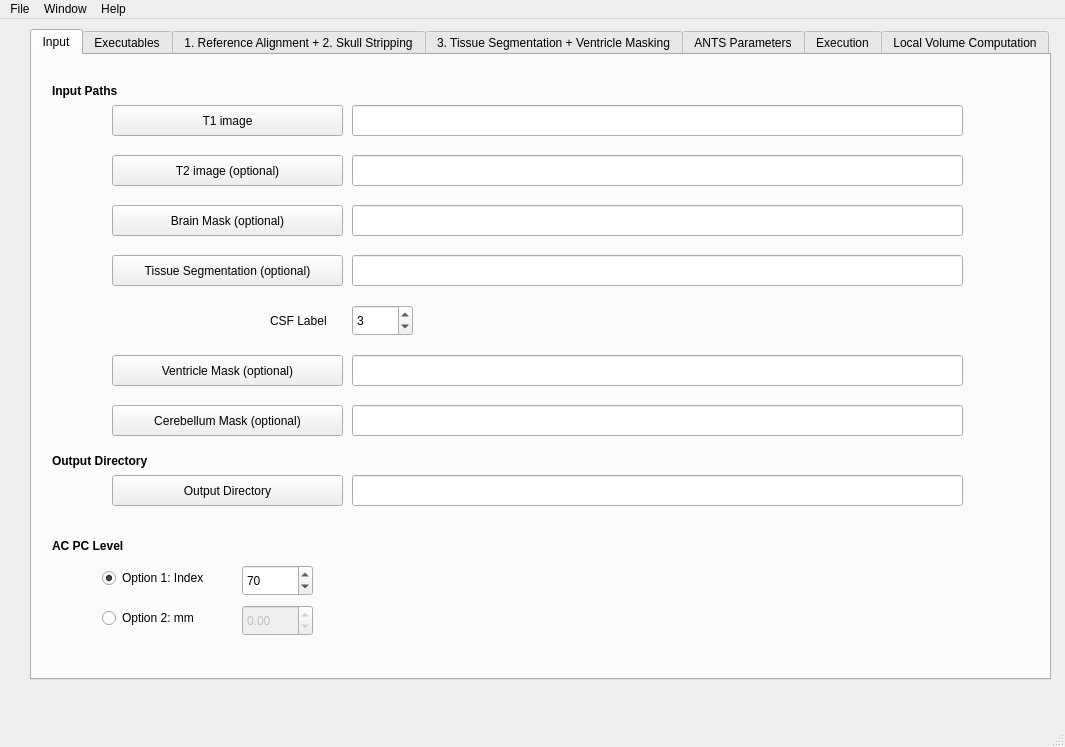
<?xml version="1.0" encoding="UTF-8"?>
<ui version="4.0">
 <class>CSFWindow</class>
 <widget class="QMainWindow" name="CSFWindow">
  <property name="geometry">
   <rect>
    <x>0</x>
    <y>0</y>
    <width>1065</width>
    <height>747</height>
   </rect>
  </property>
  <property name="windowTitle">
   <string>CSFWindow</string>
  </property>
  <widget class="QWidget" name="centralwidget">
   <widget class="QTabWidget" name="tabWidget">
    <property name="geometry">
     <rect>
      <x>30</x>
      <y>10</y>
      <width>1021</width>
      <height>651</height>
     </rect>
    </property>
    <property name="currentIndex">
     <number>0</number>
    </property>
    <widget class="QWidget" name="tab_input">
     <attribute name="title">
      <string>Input</string>
     </attribute>
     <widget class="QPushButton" name="pushButton_T1img">
      <property name="geometry">
       <rect>
        <x>80</x>
        <y>50</y>
        <width>231</width>
        <height>31</height>
       </rect>
      </property>
      <property name="text">
       <string>T1 image</string>
      </property>
     </widget>
     <widget class="QPushButton" name="pushButton_T2img">
      <property name="geometry">
       <rect>
        <x>80</x>
        <y>100</y>
        <width>231</width>
        <height>31</height>
       </rect>
      </property>
      <property name="text">
       <string>T2 image (optional)</string>
      </property>
     </widget>
     <widget class="QPushButton" name="pushButton_BrainMask">
      <property name="geometry">
       <rect>
        <x>80</x>
        <y>150</y>
        <width>231</width>
        <height>31</height>
       </rect>
      </property>
      <property name="text">
       <string>Brain Mask (optional)</string>
      </property>
     </widget>
     <widget class="QPushButton" name="pushButton_VentricleMask">
      <property name="geometry">
       <rect>
        <x>80</x>
        <y>300</y>
        <width>231</width>
        <height>31</height>
       </rect>
      </property>
      <property name="text">
       <string>Ventricle Mask (optional)</string>
      </property>
     </widget>
     <widget class="QPushButton" name="pushButton_TissueSeg">
      <property name="geometry">
       <rect>
        <x>80</x>
        <y>200</y>
        <width>231</width>
        <height>31</height>
       </rect>
      </property>
      <property name="text">
       <string>Tissue Segmentation (optional)</string>
      </property>
     </widget>
     <widget class="QLineEdit" name="lineEdit_T1img">
      <property name="geometry">
       <rect>
        <x>320</x>
        <y>50</y>
        <width>611</width>
        <height>31</height>
       </rect>
      </property>
      <property name="text">
       <string/>
      </property>
     </widget>
     <widget class="QLineEdit" name="lineEdit_T2img">
      <property name="geometry">
       <rect>
        <x>320</x>
        <y>100</y>
        <width>611</width>
        <height>31</height>
       </rect>
      </property>
     </widget>
     <widget class="QLineEdit" name="lineEdit_BrainMask">
      <property name="geometry">
       <rect>
        <x>320</x>
        <y>150</y>
        <width>611</width>
        <height>31</height>
       </rect>
      </property>
     </widget>
     <widget class="QLineEdit" name="lineEdit_VentricleMask">
      <property name="geometry">
       <rect>
        <x>320</x>
        <y>300</y>
        <width>611</width>
        <height>31</height>
       </rect>
      </property>
      <property name="text">
       <string/>
      </property>
     </widget>
     <widget class="QLineEdit" name="lineEdit_TissueSeg">
      <property name="geometry">
       <rect>
        <x>320</x>
        <y>200</y>
        <width>611</width>
        <height>31</height>
       </rect>
      </property>
      <property name="text">
       <string/>
      </property>
     </widget>
     <widget class="QLineEdit" name="lineEdit_OutputDir">
      <property name="geometry">
       <rect>
        <x>320</x>
        <y>420</y>
        <width>611</width>
        <height>31</height>
       </rect>
      </property>
      <property name="text">
       <string/>
      </property>
     </widget>
     <widget class="QLabel" name="label_InputPaths">
      <property name="geometry">
       <rect>
        <x>20</x>
        <y>20</y>
        <width>131</width>
        <height>31</height>
       </rect>
      </property>
      <property name="font">
       <font>
        <weight>75</weight>
        <bold>true</bold>
       </font>
      </property>
      <property name="text">
       <string>Input Paths</string>
      </property>
     </widget>
     <widget class="QLabel" name="label_OutpuDirectory">
      <property name="geometry">
       <rect>
        <x>20</x>
        <y>390</y>
        <width>131</width>
        <height>31</height>
       </rect>
      </property>
      <property name="font">
       <font>
        <weight>75</weight>
        <bold>true</bold>
       </font>
      </property>
      <property name="text">
       <string>Output Directory</string>
      </property>
     </widget>
     <widget class="QPushButton" name="pushButton_OutputDir">
      <property name="geometry">
       <rect>
        <x>80</x>
        <y>420</y>
        <width>231</width>
        <height>31</height>
       </rect>
      </property>
      <property name="text">
       <string>Output Directory</string>
      </property>
     </widget>
     <widget class="QLabel" name="label_AcPcLevel">
      <property name="geometry">
       <rect>
        <x>20</x>
        <y>480</y>
        <width>91</width>
        <height>21</height>
       </rect>
      </property>
      <property name="font">
       <font>
        <weight>75</weight>
        <bold>true</bold>
       </font>
      </property>
      <property name="text">
       <string>AC PC Level</string>
      </property>
     </widget>
     <widget class="QSpinBox" name="spinBox_Index">
      <property name="geometry">
       <rect>
        <x>210</x>
        <y>510</y>
        <width>71</width>
        <height>31</height>
       </rect>
      </property>
      <property name="minimum">
       <number>1</number>
      </property>
      <property name="maximum">
       <number>500</number>
      </property>
      <property name="value">
       <number>70</number>
      </property>
     </widget>
     <widget class="QDoubleSpinBox" name="doubleSpinBox_mm">
      <property name="enabled">
       <bool>false</bool>
      </property>
      <property name="geometry">
       <rect>
        <x>210</x>
        <y>550</y>
        <width>71</width>
        <height>31</height>
       </rect>
      </property>
      <property name="minimum">
       <double>-50.000000000000000</double>
      </property>
      <property name="maximum">
       <double>50.000000000000000</double>
      </property>
      <property name="singleStep">
       <double>0.010000000000000</double>
      </property>
     </widget>
     <widget class="QRadioButton" name="radioButton_Index">
      <property name="geometry">
       <rect>
        <x>70</x>
        <y>510</y>
        <width>131</width>
        <height>26</height>
       </rect>
      </property>
      <property name="text">
       <string>Option 1: Index</string>
      </property>
      <property name="checked">
       <bool>true</bool>
      </property>
     </widget>
     <widget class="QRadioButton" name="radioButton_mm">
      <property name="enabled">
       <bool>true</bool>
      </property>
      <property name="geometry">
       <rect>
        <x>70</x>
        <y>550</y>
        <width>121</width>
        <height>26</height>
       </rect>
      </property>
      <property name="text">
       <string>Option 2: mm</string>
      </property>
      <property name="checked">
       <bool>false</bool>
      </property>
     </widget>
     <widget class="QPushButton" name="CerebellumMask">
      <property name="geometry">
       <rect>
        <x>80</x>
        <y>350</y>
        <width>231</width>
        <height>31</height>
       </rect>
      </property>
      <property name="text">
       <string>Cerebellum Mask (optional)</string>
      </property>
     </widget>
     <widget class="QLineEdit" name="lineEdit_CerebellumMask">
      <property name="geometry">
       <rect>
        <x>320</x>
        <y>350</y>
        <width>611</width>
        <height>31</height>
       </rect>
      </property>
      <property name="text">
       <string/>
      </property>
     </widget>
     <widget class="QLabel" name="label">
      <property name="geometry">
       <rect>
        <x>238</x>
        <y>250</y>
        <width>71</width>
        <height>31</height>
       </rect>
      </property>
      <property name="text">
       <string>CSF Label</string>
      </property>
     </widget>
     <widget class="QSpinBox" name="spinBox_CSFLabel">
      <property name="geometry">
       <rect>
        <x>320</x>
        <y>250</y>
        <width>61</width>
        <height>31</height>
       </rect>
      </property>
      <property name="value">
       <number>3</number>
      </property>
     </widget>
    </widget>
    <widget class="QWidget" name="tab_executables">
     <attribute name="title">
      <string>Executables</string>
     </attribute>
     <widget class="QWidget" name="verticalLayoutWidget">
      <property name="geometry">
       <rect>
        <x>70</x>
        <y>30</y>
        <width>881</width>
        <height>551</height>
       </rect>
      </property>
      <layout class="QVBoxLayout" name="verticalLayout_exe"/>
     </widget>
    </widget>
    <widget class="QWidget" name="tab_RAandSS">
     <attribute name="title">
      <string>1. Reference Alignment + 2. Skull Stripping</string>
     </attribute>
     <widget class="QRadioButton" name="radioButton_rigidRegistration">
      <property name="geometry">
       <rect>
        <x>60</x>
        <y>50</y>
        <width>211</width>
        <height>26</height>
       </rect>
      </property>
      <property name="text">
       <string>Perform rigid registration</string>
      </property>
      <property name="checked">
       <bool>true</bool>
      </property>
     </widget>
     <widget class="QRadioButton" name="radioButton_preAligned">
      <property name="geometry">
       <rect>
        <x>60</x>
        <y>140</y>
        <width>201</width>
        <height>26</height>
       </rect>
      </property>
      <property name="text">
       <string>My data is pre-aligned</string>
      </property>
     </widget>
     <widget class="QCheckBox" name="checkBox_SkullStripping">
      <property name="geometry">
       <rect>
        <x>50</x>
        <y>220</y>
        <width>381</width>
        <height>26</height>
       </rect>
      </property>
      <property name="contextMenuPolicy">
       <enum>Qt::PreventContextMenu</enum>
      </property>
      <property name="text">
       <string>Perform automatic skull-stripping</string>
      </property>
      <property name="checked">
       <bool>true</bool>
      </property>
     </widget>
     <widget class="QLabel" name="label_ReferenceAlignment">
      <property name="geometry">
       <rect>
        <x>20</x>
        <y>20</y>
        <width>171</width>
        <height>21</height>
       </rect>
      </property>
      <property name="font">
       <font>
        <weight>75</weight>
        <bold>true</bold>
       </font>
      </property>
      <property name="text">
       <string>1. Reference Alignment</string>
      </property>
     </widget>
     <widget class="QLabel" name="label_SkullStripping">
      <property name="geometry">
       <rect>
        <x>20</x>
        <y>190</y>
        <width>191</width>
        <height>21</height>
       </rect>
      </property>
      <property name="font">
       <font>
        <weight>75</weight>
        <bold>true</bold>
       </font>
      </property>
      <property name="text">
       <string>2. Skull Stripping</string>
      </property>
     </widget>
     <widget class="QPushButton" name="pushButton_ReferenceAtlasFile">
      <property name="geometry">
       <rect>
        <x>60</x>
        <y>90</y>
        <width>201</width>
        <height>31</height>
       </rect>
      </property>
      <property name="text">
       <string>Reference Atlas File</string>
      </property>
     </widget>
     <widget class="QLineEdit" name="lineEdit_ReferenceAtlasFile">
      <property name="geometry">
       <rect>
        <x>280</x>
        <y>90</y>
        <width>661</width>
        <height>31</height>
       </rect>
      </property>
     </widget>
     <widget class="QLabel" name="label_dataAlignmentMessage">
      <property name="enabled">
       <bool>true</bool>
      </property>
      <property name="geometry">
       <rect>
        <x>290</x>
        <y>40</y>
        <width>551</width>
        <height>41</height>
       </rect>
      </property>
      <property name="font">
       <font>
        <italic>true</italic>
       </font>
      </property>
      <property name="text">
       <string>You have selected at least one mask, which implies your data is aligned.</string>
      </property>
     </widget>
     <widget class="QListWidget" name="listWidget_SSAtlases">
      <property name="geometry">
       <rect>
        <x>260</x>
        <y>310</y>
        <width>501</width>
        <height>291</height>
       </rect>
      </property>
     </widget>
     <widget class="QLineEdit" name="lineEdit_SSAtlasFolder">
      <property name="geometry">
       <rect>
        <x>280</x>
        <y>260</y>
        <width>661</width>
        <height>31</height>
       </rect>
      </property>
     </widget>
     <widget class="QPushButton" name="pushButton_SSAtlasFolder">
      <property name="geometry">
       <rect>
        <x>60</x>
        <y>260</y>
        <width>201</width>
        <height>31</height>
       </rect>
      </property>
      <property name="text">
       <string>Atlases Folder</string>
      </property>
     </widget>
    </widget>
    <widget class="QWidget" name="tab_TissueSeg">
     <attribute name="title">
      <string>3. Tissue Segmentation + Ventricle Masking</string>
     </attribute>
     <widget class="QCheckBox" name="checkBox_TissueSeg">
      <property name="geometry">
       <rect>
        <x>30</x>
        <y>30</y>
        <width>241</width>
        <height>26</height>
       </rect>
      </property>
      <property name="text">
       <string>Perform tissue segmentation</string>
      </property>
      <property name="checked">
       <bool>true</bool>
      </property>
     </widget>
     <widget class="QLabel" name="label_TissueSeg">
      <property name="geometry">
       <rect>
        <x>30</x>
        <y>70</y>
        <width>271</width>
        <height>21</height>
       </rect>
      </property>
      <property name="font">
       <font>
        <weight>75</weight>
        <bold>true</bold>
       </font>
      </property>
      <property name="text">
       <string>&lt;html&gt;&lt;head/&gt;&lt;body&gt;&lt;p&gt;Tissue Segmentation Parameters&lt;/p&gt;&lt;/body&gt;&lt;/html&gt;</string>
      </property>
     </widget>
     <widget class="QLineEdit" name="lineEdit_TissueSegAtlas">
      <property name="geometry">
       <rect>
        <x>360</x>
        <y>120</y>
        <width>601</width>
        <height>31</height>
       </rect>
      </property>
     </widget>
     <widget class="QPushButton" name="pushButton_TissueSegAtlas">
      <property name="geometry">
       <rect>
        <x>80</x>
        <y>120</y>
        <width>261</width>
        <height>31</height>
       </rect>
      </property>
      <property name="text">
       <string>Tissue Segmentation Atlas Directory</string>
      </property>
     </widget>
     <widget class="QPushButton" name="pushButton_ROIAtlasT1">
      <property name="geometry">
       <rect>
        <x>79</x>
        <y>320</y>
        <width>261</width>
        <height>31</height>
       </rect>
      </property>
      <property name="text">
       <string>Atlas T1</string>
      </property>
     </widget>
     <widget class="QLabel" name="label_VentricleRemoval">
      <property name="geometry">
       <rect>
        <x>30</x>
        <y>260</y>
        <width>211</width>
        <height>31</height>
       </rect>
      </property>
      <property name="font">
       <font>
        <weight>75</weight>
        <bold>true</bold>
       </font>
      </property>
      <property name="text">
       <string>Ventricle Removal Parameters</string>
      </property>
     </widget>
     <widget class="QCheckBox" name="checkBox_VentricleRemoval">
      <property name="geometry">
       <rect>
        <x>30</x>
        <y>230</y>
        <width>371</width>
        <height>26</height>
       </rect>
      </property>
      <property name="text">
       <string>Remove ventricles from CSF</string>
      </property>
      <property name="checked">
       <bool>true</bool>
      </property>
     </widget>
     <widget class="QLineEdit" name="lineEdit_ROIAtlasT1">
      <property name="geometry">
       <rect>
        <x>360</x>
        <y>320</y>
        <width>601</width>
        <height>31</height>
       </rect>
      </property>
     </widget>
    </widget>
    <widget class="QWidget" name="tab_ANTSregistration">
     <attribute name="title">
      <string>ANTS Parameters</string>
     </attribute>
     <widget class="QLabel" name="label_ANTSregistration">
      <property name="geometry">
       <rect>
        <x>20</x>
        <y>20</y>
        <width>221</width>
        <height>21</height>
       </rect>
      </property>
      <property name="font">
       <font>
        <weight>75</weight>
        <bold>true</bold>
       </font>
      </property>
      <property name="text">
       <string>ANTS Registration Parameters</string>
      </property>
     </widget>
     <widget class="QLabel" name="label_RegType1">
      <property name="geometry">
       <rect>
        <x>60</x>
        <y>60</y>
        <width>151</width>
        <height>21</height>
       </rect>
      </property>
      <property name="text">
       <string>Registration Type</string>
      </property>
     </widget>
     <widget class="QLabel" name="label_RegType2">
      <property name="geometry">
       <rect>
        <x>60</x>
        <y>90</y>
        <width>171</width>
        <height>21</height>
       </rect>
      </property>
      <property name="font">
       <font>
        <italic>true</italic>
       </font>
      </property>
      <property name="text">
       <string>ANTS Registration Type</string>
      </property>
     </widget>
     <widget class="QLabel" name="label_TransformationStep1">
      <property name="geometry">
       <rect>
        <x>60</x>
        <y>140</y>
        <width>141</width>
        <height>21</height>
       </rect>
      </property>
      <property name="text">
       <string>Transformation Step</string>
      </property>
     </widget>
     <widget class="QLabel" name="label_TransformationStep2">
      <property name="geometry">
       <rect>
        <x>60</x>
        <y>170</y>
        <width>291</width>
        <height>21</height>
       </rect>
      </property>
      <property name="font">
       <font>
        <italic>true</italic>
       </font>
      </property>
      <property name="text">
       <string>Diffeomorphic gradient descent step length</string>
      </property>
     </widget>
     <widget class="QLabel" name="label_Iterations1">
      <property name="geometry">
       <rect>
        <x>60</x>
        <y>220</y>
        <width>66</width>
        <height>21</height>
       </rect>
      </property>
      <property name="text">
       <string>Iterations</string>
      </property>
     </widget>
     <widget class="QLabel" name="label_Iterations2">
      <property name="geometry">
       <rect>
        <x>60</x>
        <y>250</y>
        <width>241</width>
        <height>21</height>
       </rect>
      </property>
      <property name="font">
       <font>
        <italic>true</italic>
       </font>
      </property>
      <property name="text">
       <string>ANTS Iterations for diffeomorphism</string>
      </property>
     </widget>
     <widget class="QLabel" name="label_Metric1">
      <property name="geometry">
       <rect>
        <x>60</x>
        <y>290</y>
        <width>111</width>
        <height>21</height>
       </rect>
      </property>
      <property name="text">
       <string>Similarity Metric</string>
      </property>
     </widget>
     <widget class="QLabel" name="label_Metric2">
      <property name="geometry">
       <rect>
        <x>60</x>
        <y>320</y>
        <width>431</width>
        <height>21</height>
       </rect>
      </property>
      <property name="font">
       <font>
        <italic>true</italic>
       </font>
      </property>
      <property name="text">
       <string>ANTS Similarity Metric type: CC=Cross-Correlation,</string>
      </property>
     </widget>
     <widget class="QLabel" name="label_Metric3">
      <property name="geometry">
       <rect>
        <x>60</x>
        <y>340</y>
        <width>371</width>
        <height>21</height>
       </rect>
      </property>
      <property name="font">
       <font>
        <italic>true</italic>
       </font>
      </property>
      <property name="text">
       <string>MI=Mutual Information, MSQ=Mean Square Difference</string>
      </property>
     </widget>
     <widget class="QLabel" name="label_SimilarityParameter1">
      <property name="geometry">
       <rect>
        <x>60</x>
        <y>390</y>
        <width>311</width>
        <height>21</height>
       </rect>
      </property>
      <property name="text">
       <string>Similarity Parameter</string>
      </property>
      <property name="buddy">
       <cstring>label_SimilarityParameter1</cstring>
      </property>
     </widget>
     <widget class="QLabel" name="label_SimilarityParameter2">
      <property name="geometry">
       <rect>
        <x>60</x>
        <y>420</y>
        <width>421</width>
        <height>21</height>
       </rect>
      </property>
      <property name="font">
       <font>
        <italic>true</italic>
       </font>
      </property>
      <property name="text">
       <string>Region Radius for CC, number of bins for MI, etc.</string>
      </property>
     </widget>
     <widget class="QLabel" name="label_GaussianSigma1">
      <property name="geometry">
       <rect>
        <x>60</x>
        <y>460</y>
        <width>161</width>
        <height>21</height>
       </rect>
      </property>
      <property name="text">
       <string>Gaussian Sigma</string>
      </property>
     </widget>
     <widget class="QLabel" name="label_GaussianSigma2">
      <property name="geometry">
       <rect>
        <x>60</x>
        <y>490</y>
        <width>231</width>
        <height>21</height>
       </rect>
      </property>
      <property name="font">
       <font>
        <italic>true</italic>
       </font>
      </property>
      <property name="text">
       <string>ANTS Gaussian Sigma</string>
      </property>
     </widget>
     <widget class="QLabel" name="label_T1Weight">
      <property name="geometry">
       <rect>
        <x>60</x>
        <y>540</y>
        <width>81</width>
        <height>21</height>
       </rect>
      </property>
      <property name="text">
       <string>T1 Weight</string>
      </property>
     </widget>
     <widget class="QComboBox" name="comboBox_RegType">
      <property name="geometry">
       <rect>
        <x>480</x>
        <y>80</y>
        <width>151</width>
        <height>31</height>
       </rect>
      </property>
      <item>
       <property name="text">
        <string>GreedyDiffeo</string>
       </property>
      </item>
      <item>
       <property name="text">
        <string>Rigid</string>
       </property>
      </item>
      <item>
       <property name="text">
        <string>Affine</string>
       </property>
      </item>
      <item>
       <property name="text">
        <string>SpatioTempDiffeo</string>
       </property>
      </item>
     </widget>
     <widget class="QSpinBox" name="spinBox_SimilarityParameter">
      <property name="geometry">
       <rect>
        <x>560</x>
        <y>420</y>
        <width>71</width>
        <height>31</height>
       </rect>
      </property>
      <property name="value">
       <number>4</number>
      </property>
     </widget>
     <widget class="QSpinBox" name="spinBox_T1Weight">
      <property name="geometry">
       <rect>
        <x>560</x>
        <y>540</y>
        <width>71</width>
        <height>31</height>
       </rect>
      </property>
      <property name="value">
       <number>1</number>
      </property>
     </widget>
     <widget class="QDoubleSpinBox" name="doubleSpinBox_GaussianSigma">
      <property name="geometry">
       <rect>
        <x>560</x>
        <y>480</y>
        <width>71</width>
        <height>31</height>
       </rect>
      </property>
      <property name="singleStep">
       <double>0.010000000000000</double>
      </property>
      <property name="value">
       <double>3.000000000000000</double>
      </property>
     </widget>
     <widget class="QDoubleSpinBox" name="doubleSpinBox_TransformationStep">
      <property name="geometry">
       <rect>
        <x>560</x>
        <y>160</y>
        <width>71</width>
        <height>31</height>
       </rect>
      </property>
      <property name="singleStep">
       <double>0.010000000000000</double>
      </property>
      <property name="value">
       <double>0.250000000000000</double>
      </property>
     </widget>
     <widget class="QLineEdit" name="lineEdit_Iterations">
      <property name="geometry">
       <rect>
        <x>482</x>
        <y>250</y>
        <width>151</width>
        <height>33</height>
       </rect>
      </property>
      <property name="text">
       <string>100x50x25</string>
      </property>
     </widget>
     <widget class="QComboBox" name="comboBox_Metric">
      <property name="geometry">
       <rect>
        <x>480</x>
        <y>330</y>
        <width>151</width>
        <height>31</height>
       </rect>
      </property>
      <item>
       <property name="text">
        <string>CC</string>
       </property>
      </item>
      <item>
       <property name="text">
        <string>MI</string>
       </property>
      </item>
      <item>
       <property name="text">
        <string>MSQ</string>
       </property>
      </item>
     </widget>
    </widget>
    <widget class="QWidget" name="tab_Execution">
     <attribute name="title">
      <string>Execution</string>
     </attribute>
     <widget class="QTextBrowser" name="out_log">
      <property name="geometry">
       <rect>
        <x>40</x>
        <y>70</y>
        <width>451</width>
        <height>511</height>
       </rect>
      </property>
      <property name="html">
       <string>&lt;!DOCTYPE HTML PUBLIC &quot;-//W3C//DTD HTML 4.0//EN&quot; &quot;http://www.w3.org/TR/REC-html40/strict.dtd&quot;&gt;
&lt;html&gt;&lt;head&gt;&lt;meta name=&quot;qrichtext&quot; content=&quot;1&quot; /&gt;&lt;style type=&quot;text/css&quot;&gt;
p, li { white-space: pre-wrap; }
&lt;/style&gt;&lt;/head&gt;&lt;body style=&quot; font-family:'Sans Serif'; font-size:9pt; font-weight:400; font-style:normal;&quot;&gt;
&lt;p style=&quot;-qt-paragraph-type:empty; margin-top:0px; margin-bottom:0px; margin-left:0px; margin-right:0px; -qt-block-indent:0; text-indent:0px;&quot;&gt;&lt;br /&gt;&lt;/p&gt;&lt;/body&gt;&lt;/html&gt;</string>
      </property>
     </widget>
     <widget class="QTextBrowser" name="err_log">
      <property name="geometry">
       <rect>
        <x>530</x>
        <y>70</y>
        <width>451</width>
        <height>511</height>
       </rect>
      </property>
     </widget>
     <widget class="QLabel" name="label_out">
      <property name="geometry">
       <rect>
        <x>200</x>
        <y>50</y>
        <width>131</width>
        <height>16</height>
       </rect>
      </property>
      <property name="font">
       <font>
        <pointsize>9</pointsize>
        <weight>75</weight>
        <bold>true</bold>
       </font>
      </property>
      <property name="text">
       <string>Output messages</string>
      </property>
     </widget>
     <widget class="QLabel" name="label_err">
      <property name="geometry">
       <rect>
        <x>740</x>
        <y>50</y>
        <width>59</width>
        <height>14</height>
       </rect>
      </property>
      <property name="font">
       <font>
        <weight>75</weight>
        <bold>true</bold>
       </font>
      </property>
      <property name="text">
       <string>Errors</string>
      </property>
     </widget>
     <widget class="QPushButton" name="pushButton_execute">
      <property name="geometry">
       <rect>
        <x>460</x>
        <y>20</y>
        <width>101</width>
        <height>31</height>
       </rect>
      </property>
      <property name="text">
       <string>Execute</string>
      </property>
     </widget>
    </widget>
    <widget class="QWidget" name="tab">
     <attribute name="title">
      <string>Local Volume Computation</string>
     </attribute>
    </widget>
   </widget>
  </widget>
  <widget class="QMenuBar" name="menubar">
   <property name="geometry">
    <rect>
     <x>0</x>
     <y>0</y>
     <width>1065</width>
     <height>19</height>
    </rect>
   </property>
   <widget class="QMenu" name="menuHelp">
    <property name="title">
     <string>Help</string>
    </property>
    <addaction name="actionAbout"/>
   </widget>
   <widget class="QMenu" name="menuFile">
    <property name="title">
     <string>File</string>
    </property>
    <addaction name="actionLoad_Configuration_File"/>
    <addaction name="actionSave_Configuration"/>
   </widget>
   <widget class="QMenu" name="menuWindow">
    <property name="title">
     <string>Window</string>
    </property>
    <addaction name="actionShow_executables"/>
   </widget>
   <addaction name="menuFile"/>
   <addaction name="menuWindow"/>
   <addaction name="menuHelp"/>
  </widget>
  <widget class="QStatusBar" name="statusbar"/>
  <action name="actionAbout">
   <property name="text">
    <string>About</string>
   </property>
  </action>
  <action name="action_Quit">
   <property name="text">
    <string>Quit</string>
   </property>
  </action>
  <action name="actionLoad_Configuration_File">
   <property name="text">
    <string>Load Configuration File</string>
   </property>
  </action>
  <action name="actionSave_Configuration">
   <property name="text">
    <string>Save Configuration</string>
   </property>
  </action>
  <action name="actionShow_executables">
   <property name="checkable">
    <bool>true</bool>
   </property>
   <property name="checked">
    <bool>false</bool>
   </property>
   <property name="text">
    <string>Show executables</string>
   </property>
  </action>
 </widget>
 <resources/>
 <connections/>
</ui>
